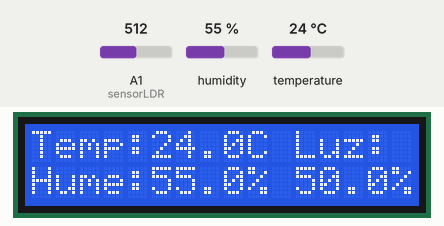
Recording of a sketch running on a simulated Arduino Uno, built with avr-gcc and run on an emulated ATmega328P. Parts: 16×2 character LCD. The inputs (shaded band) are chosen by the test bench; at power-on: humidity 55 %, A1 (sensorLDR) = 512, temperature 24 °C. What the sketch prints to the serial monitor is not drawn.

Above: at 1.2 s.
1.3 s: humidity set to 22 %
At 11.4 s:
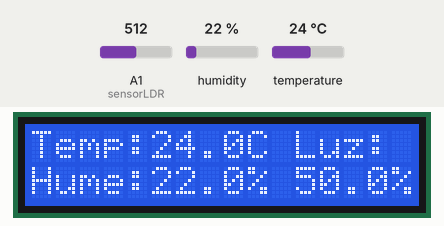
11.7 s: A1 (sensorLDR) set to 716
At 20.8 s:
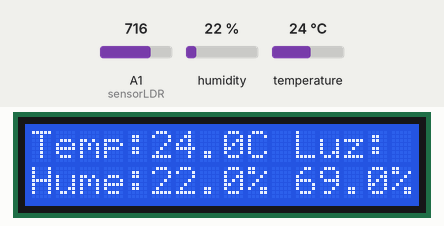
21.8 s: temperature set to 12 °C
At 31.4 s:
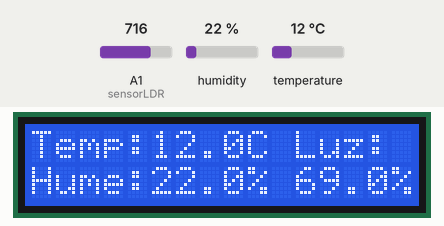
31.9 s: A1 (sensorLDR) set to 900
At 41.7 s:
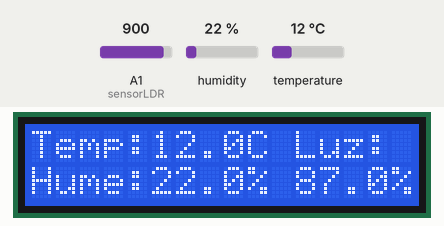
42.0 s: humidity set to 40 %
At 51.4 s:
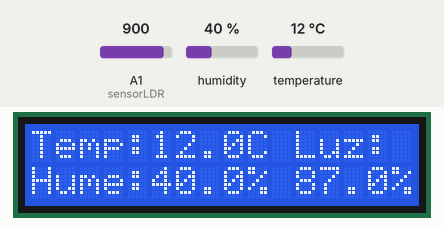
52.1 s: A1 (sensorLDR) set to 1023
At 62.0 s:
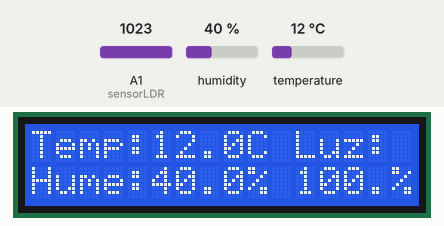
Timing chart, 0 to 63.3 s (numbered marks = the images above; inputs shaded):
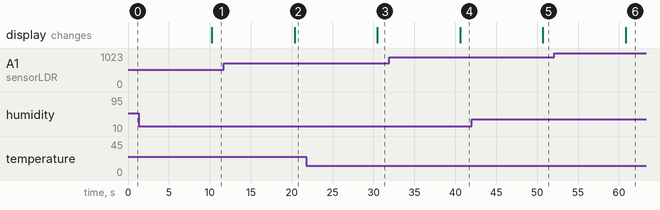

Measured:
- after the input at 1.3 s, the display: changes after 8.9 s (image 1)
- after the input at 11.7 s, the display: changes after 8.7 s (image 2)
- after the input at 21.8 s, the display: changes after 8.7 s (image 3)
- after the input at 31.9 s, the display: changes after 8.7 s (image 4)
- after the input at 42.0 s, the display: changes after 8.7 s (image 5)
- after the input at 52.1 s, the display: changes after 8.7 s (image 6)

The sketch:

parteArduino.ino
```cpp
#include <ArduinoJson.h> //V5
#include "DHT.h"
#include <SoftwareSerial.h>
#include <LiquidCrystal_I2C.h>

#define DHTTYPE DHT11

const int sensorLDR = A1;
const int DHTPin = 4;

SoftwareSerial mySerial(2,3);
DHT dht(DHTPin, DHTTYPE);
LiquidCrystal_I2C lcd(0x27, 2, 1, 0, 4, 5, 6, 7, 3, POSITIVE);//Direccion de LCD

void setup()
{
  Serial.begin(9600);
  mySerial.begin(9600);
  dht.begin();
  lcd.begin(16,2);
}

void loop()
{

  StaticJsonBuffer<200> jsonBuffer;
  JsonObject& data = jsonBuffer.createObject();

  int valueLDR = 0;
  float light = 0;
  float lightAcum = 0;

  //Obtener 10 datos de temperatura, para reducir el ruido

  for (byte i = 0; i < 10; i = i + 1) {
    valueLDR = analogRead(sensorLDR);
    light = map(valueLDR, 0, 1023, 0, 100);
    lightAcum = light + lightAcum;
  }

  light = lightAcum/10.0;

  float temperatura = ((int) (dht.readTemperature()*10))/10.0;
  float humedad = ((int) (dht.readHumidity()*10))/10.0;

  Serial.println("Temperatura: "+String(temperatura)+"°C");
  Serial.println("Luz: "+String(light));
  Serial.println("Humedad: "+String(humedad));

  data["humidity"] = humedad;
  data["temperature"] = temperatura;
  data["light"] = light;

  char testJson[200];
  data.printTo(testJson);

  lcd.clear();//Elimina todos los simbolos del LCD
    lcd.setCursor(0,0);//Posiciona la primera letra despues del segmento 5 en linea 1
    lcd.print("Temp:");

    lcd.setCursor(5,0);
    lcd.print(temperatura,1);

    lcd.setCursor(9,0);
    lcd.print("C Luz:");

    lcd.setCursor(0,1);//Posiciona la primera letra despues del segmento 5 en linea 1
    lcd.print("Hume:");

    lcd.setCursor(5,1);
    lcd.print(humedad,1);

    lcd.setCursor(9,1);
    lcd.print("% ");

    lcd.setCursor(11,1);
    lcd.print(float(data["light"]),1);

    lcd.setCursor(15,1);
    lcd.print("%");

  //Serial.println(testJson);

  //Enviar los datos al ESP
  mySerial.write(testJson);

  delay(10000);
}
```
